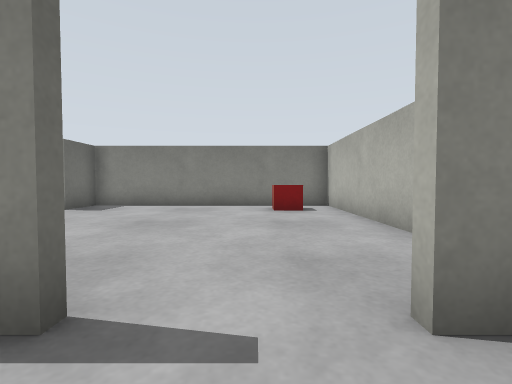
view 1 (above)

16 first-person views from a walk through a robot-simulator world made for Gazebo. The camera is 0.39 m above the floor, tilts 2° down and sees 85° across. The floor is counted in squares, 0.5 m on a side. Each view is taken from the middle of a square. On the plan, view 1 faces up. The plan holds only what a view shows up to about 10 squares ahead; the rest is blank. The place goes on beyond the plan.

view 2
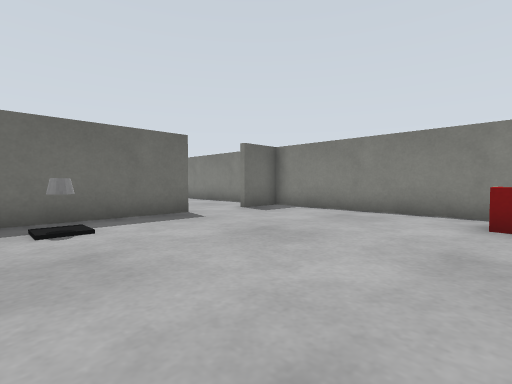

view 3
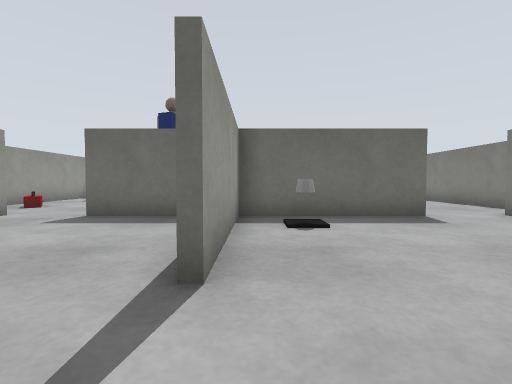

view 4
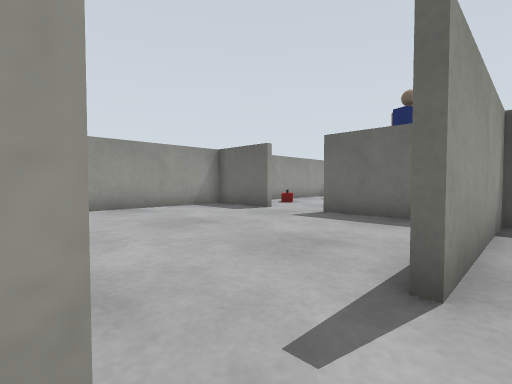

view 5
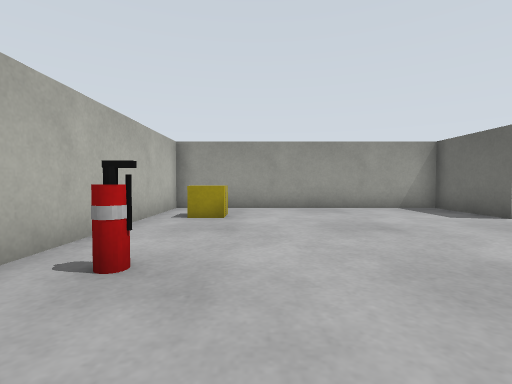

view 6
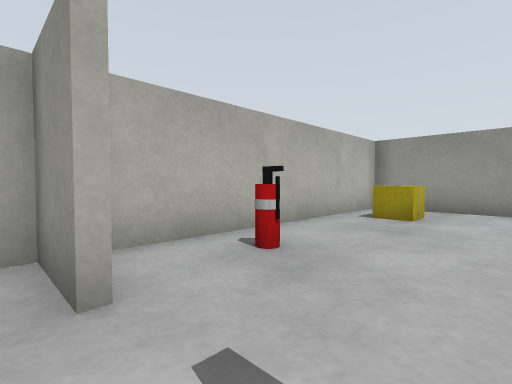

view 7
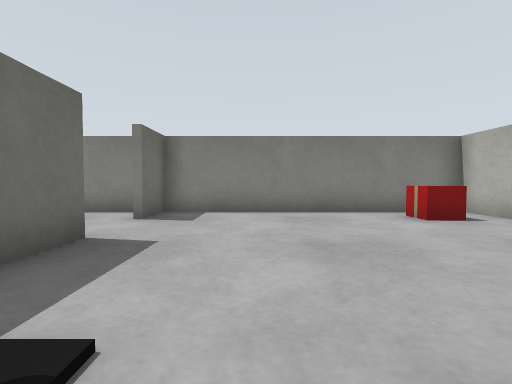

view 8
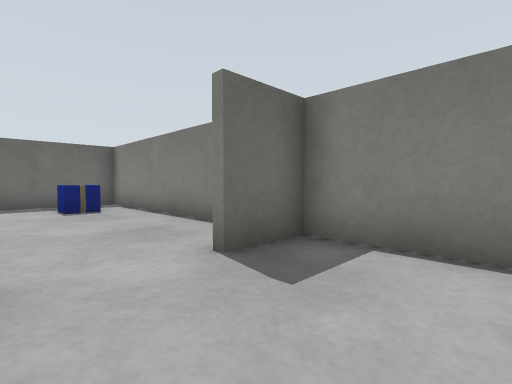

view 9
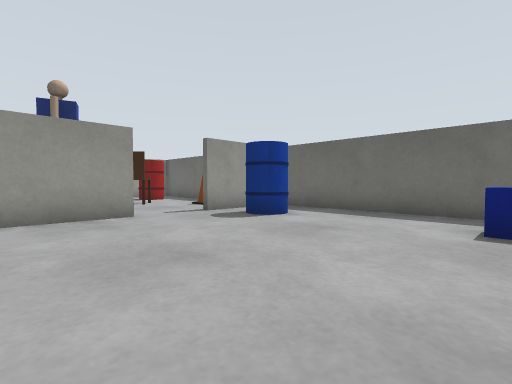

view 10
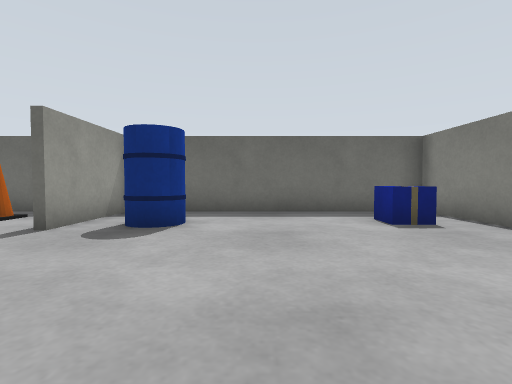

view 11
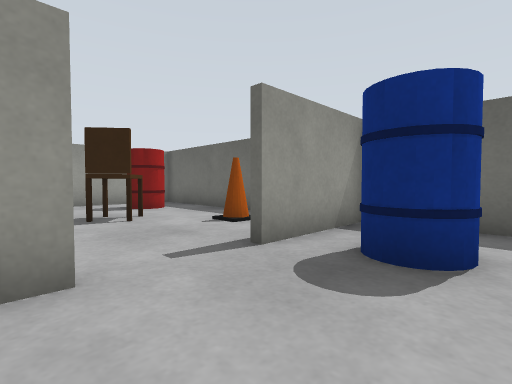

view 12
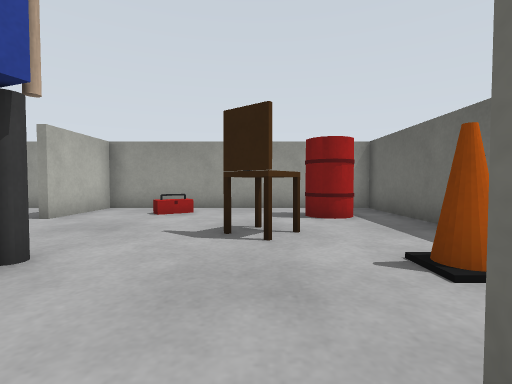

view 13
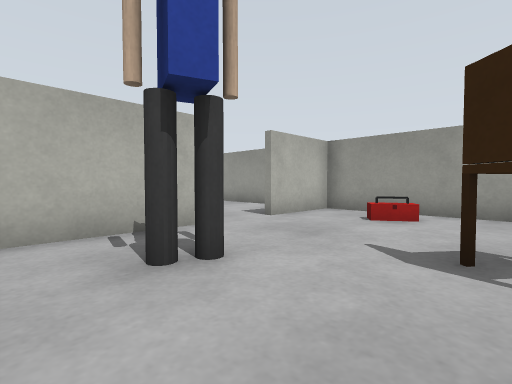

view 14
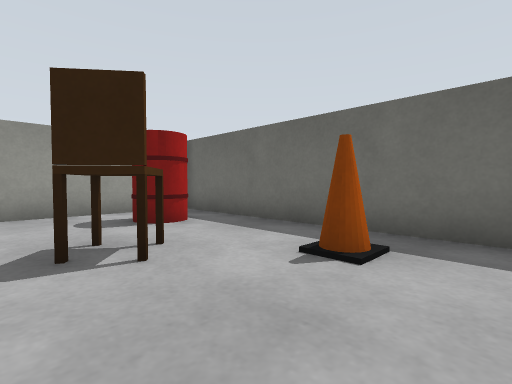

view 15
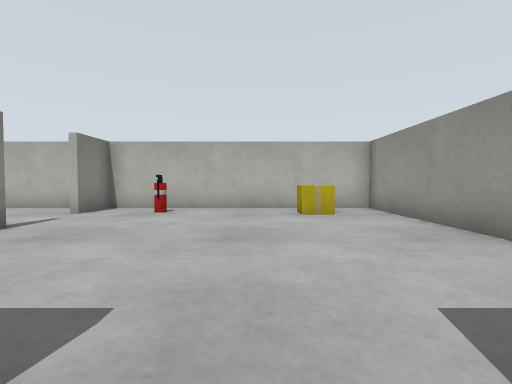

view 16
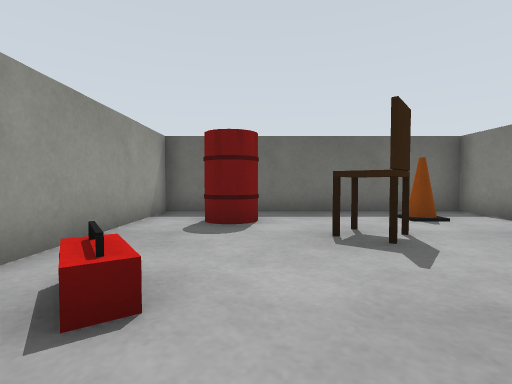

### Floor plan
Points are (right, up) in squares from view 1. A wall is a line through its corners. A room is listed if a view was taken in it or the views show most of it. See-through windows are left out.
Room 1 (view 1)
walls: (-5.4, -3.9) (-5.4, -6.5); (-5, -6.4) (2.4, -6.4) (2.4, 1); (-5.4, 0.2) (-5.4, -2); (2.5, 1.4) (0.9, 1.4)
ways out: opening at (-0.5, 1) to room 2; opening at (-5, -2.5) to room 4
objects: other object (1, -5) to (1, -4); fire extinguisher (1, -1)
Room 2 (views 2, 3, 4, 5, 6, 7, 8)
walls: (-5.4, 6) (-5.4, 1.6) (-1, 1.6); (0.9, 1.6) (2.5, 1.6); (2.4, 1) (2.4, 9.4) (-5.4, 9.4) (-5.4, 7.9)
ways out: opening at (-0.5, 1) to room 1; opening at (-5, 6.5) to room 3
objects: cone (-4, 3); other object (1, 8)
Room 3 (views 9, 10, 11, 12)
walls: (-8.6, 1.6) (-6.2, 1.6); (-6.2, 9.4) (-13.4, 9.4) (-13.4, 2.1); (-13.4, 1.6) (-10.5, 1.6)
ways out: opening at (-5, 6.5) to room 2; opening at (-9.5, 1) to room 4
objects: barrel (-12, 3) to (-11, 3); other object (-12, 8) to (-11, 8)
Room 4 (views 13, 14, 15, 16)
walls: (-5.6, -1.9) (-5.6, 0.9); (-11.9, 1.4) (-13.4, 1.4) (-13.4, -6.4) (-5, -6.4); (-5.6, -6.5) (-5.6, -3.9)
ways out: opening at (-5, -2.5) to room 1; opening at (-9.5, 1) to room 3
objects: barrel (-12, -5) to (-11, -4); cone (-12, -1); chair (-10, -3) to (-10, -2); other object (-8, -5); other object (-8, -1) to (-7, 0)

Positions as (right, up) in squares from view 1, and headings:
1: (0, 0), facing up
2: (1, 2), facing up-left
3: (1, 2), facing left
4: (1, 2), facing down-left
5: (0, 2), facing down
6: (-1, 2), facing down-right
7: (-3, 2), facing up
8: (-3, 6), facing up-left
9: (-6, 8), facing down-left
10: (-6, 5), facing left
11: (-8, 4), facing down-left
12: (-10, 2), facing down
13: (-10, 1), facing down-right
14: (-9, 1), facing down-left
15: (-6, -3), facing right
16: (-6, -4), facing left
